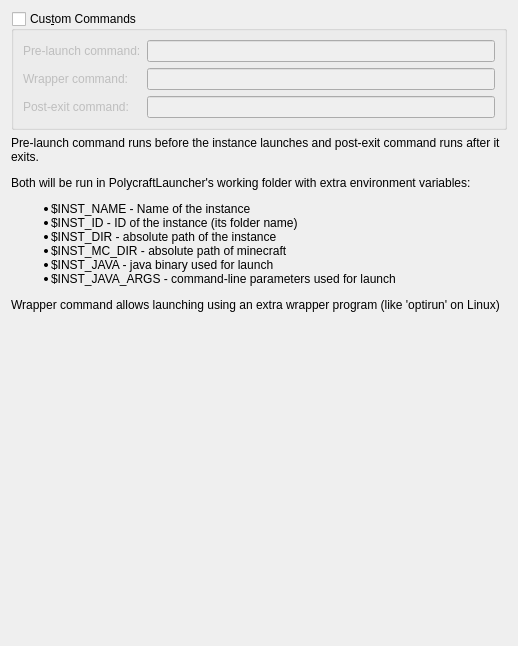
<?xml version="1.0" encoding="UTF-8"?>
<ui version="4.0">
 <class>CustomCommands</class>
 <widget class="QWidget" name="CustomCommands">
  <property name="geometry">
   <rect>
    <x>0</x>
    <y>0</y>
    <width>518</width>
    <height>646</height>
   </rect>
  </property>
  <property name="windowTitle">
   <string>Form</string>
  </property>
  <layout class="QVBoxLayout" name="verticalLayout">
   <item>
    <widget class="QGroupBox" name="customCommandsGroupBox">
     <property name="enabled">
      <bool>true</bool>
     </property>
     <property name="title">
      <string>Cus&amp;tom Commands</string>
     </property>
     <property name="checkable">
      <bool>true</bool>
     </property>
     <property name="checked">
      <bool>false</bool>
     </property>
     <layout class="QGridLayout" name="gridLayout_4">
      <item row="2" column="0">
       <widget class="QLabel" name="labelPostExitCmd">
        <property name="text">
         <string>Post-exit command:</string>
        </property>
       </widget>
      </item>
      <item row="0" column="1">
       <widget class="QLineEdit" name="preLaunchCmdTextBox"/>
      </item>
      <item row="0" column="0">
       <widget class="QLabel" name="labelPreLaunchCmd">
        <property name="text">
         <string>Pre-launch command:</string>
        </property>
       </widget>
      </item>
      <item row="2" column="1">
       <widget class="QLineEdit" name="postExitCmdTextBox"/>
      </item>
      <item row="1" column="0">
       <widget class="QLabel" name="labelWrapperCmd">
        <property name="text">
         <string>Wrapper command:</string>
        </property>
       </widget>
      </item>
      <item row="1" column="1">
       <widget class="QLineEdit" name="wrapperCmdTextBox"/>
      </item>
     </layout>
    </widget>
   </item>
   <item>
    <widget class="QLabel" name="labelCustomCmdsDescription">
     <property name="text">
      <string>&lt;html&gt;&lt;head/&gt;&lt;body&gt;&lt;p&gt;Pre-launch command runs before the instance launches and post-exit command runs after it exits.&lt;/p&gt;&lt;p&gt;Both will be run in PolycraftLauncher's working folder with extra environment variables:&lt;/p&gt;&lt;ul&gt;&lt;li&gt;$INST_NAME - Name of the instance&lt;/li&gt;&lt;li&gt;$INST_ID - ID of the instance (its folder name)&lt;/li&gt;&lt;li&gt;$INST_DIR - absolute path of the instance&lt;/li&gt;&lt;li&gt;$INST_MC_DIR - absolute path of minecraft&lt;/li&gt;&lt;li&gt;$INST_JAVA - java binary used for launch&lt;/li&gt;&lt;li&gt;$INST_JAVA_ARGS - command-line parameters used for launch&lt;/li&gt;&lt;/ul&gt;&lt;p&gt;Wrapper command allows launching using an extra wrapper program (like 'optirun' on Linux)&lt;/p&gt;&lt;/body&gt;&lt;/html&gt;</string>
     </property>
     <property name="alignment">
      <set>Qt::AlignLeading|Qt::AlignLeft|Qt::AlignTop</set>
     </property>
     <property name="wordWrap">
      <bool>true</bool>
     </property>
     <property name="textInteractionFlags">
      <set>Qt::LinksAccessibleByMouse|Qt::TextSelectableByMouse</set>
     </property>
    </widget>
   </item>
   <item>
    <spacer name="verticalSpacer">
     <property name="orientation">
      <enum>Qt::Vertical</enum>
     </property>
     <property name="sizeHint" stdset="0">
      <size>
       <width>20</width>
       <height>40</height>
      </size>
     </property>
    </spacer>
   </item>
  </layout>
 </widget>
 <resources/>
 <connections/>
</ui>
